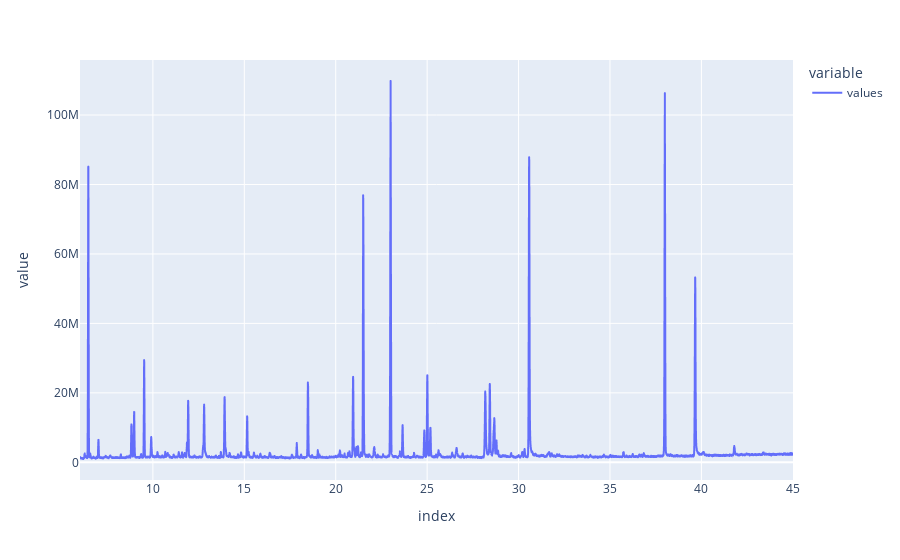

This figure's notebook cell:
### Markdown cell above
On ne garde que les valeurs comprises dans l'intervalle qui nous interesse, cela supprime aussi les cases éventuellement vide du csv (temps de 0 à la lecture)<br>
Voici un affichage des données sur l'intervalle voulu :

### Code cell
temp = temp.drop(temp[temp.index >= tools.INTERVAL[1]].index)
temp = temp.drop(temp[temp.index <= tools.INTERVAL[0]].index)
print(len(temp))
temp.plot()

### Figure 1 — Plotly figure (JSON) as saved in the notebook; plotly's stock layout.template omitted (floating-point values rounded to 4 significant figures; data arrays with more than 128 entries replaced by an {"elided": "..."} marker saying what was removed)
{"data": [{"hovertemplate": "variable=values<br>index=%{x}<br>value=%{y}<extra></extra>", "legendgroup": "values", "line": {"color": "#636efa", "dash": "solid"}, "mode": "lines", "name": "values", "showlegend": true, "type": "scattergl", "x": {"elided": "6609 float values"}, "xaxis": "x", "y": {"elided": "6609 float values"}, "yaxis": "y"}], "layout": {"legend": {"title": {"text": "variable"}, "tracegroupgap": 0}, "margin": {"t": 60}, "xaxis": {"anchor": "y", "domain": [0, 1], "title": {"text": "index"}}, "yaxis": {"anchor": "x", "domain": [0, 1], "title": {"text": "value"}}}}
